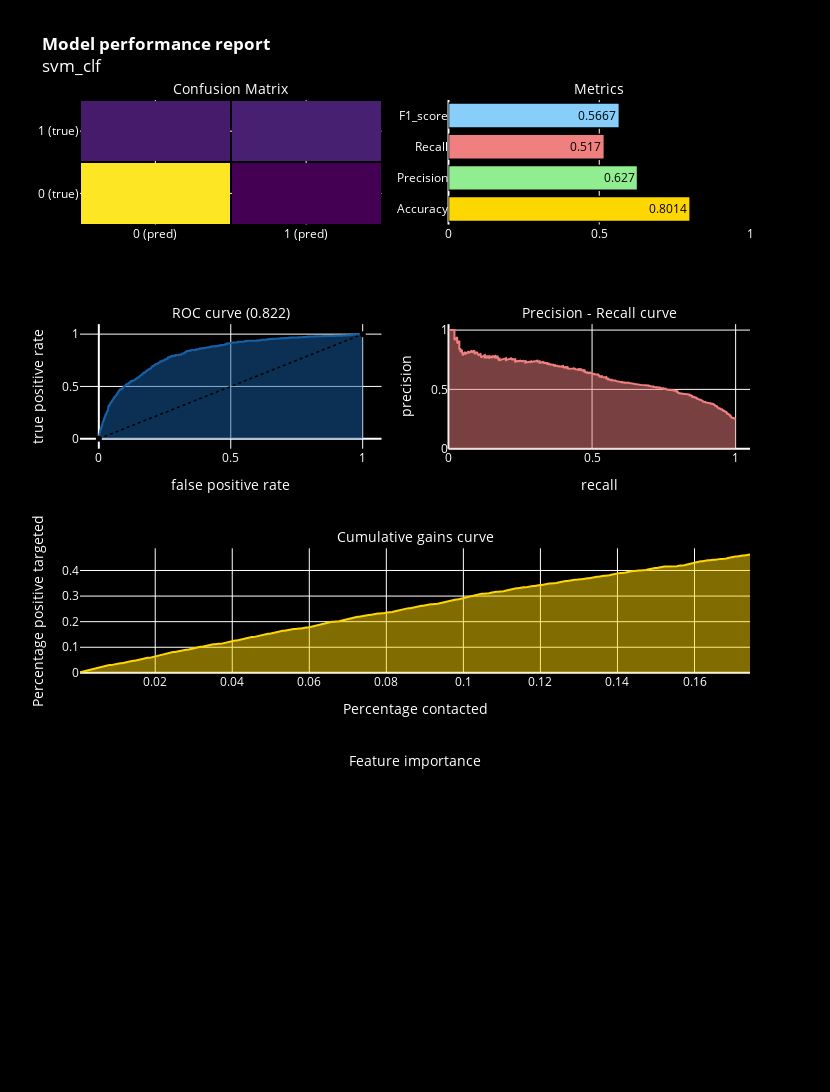

This figure's notebook cell:
### Code cell
from sklearn.svm import SVC
svm_clf = SVC(kernel='linear', probability = True)
svm_clf.fit(X_train, y_train)
y_pred = svm_clf.predict(X_test)
y_score = svm_clf.predict_proba(X_test)[:,1]

model_performance('svm_clf')

### Figure 1 — Plotly figure (JSON) as saved in the notebook; plotly's stock layout.template omitted (floating-point values rounded to 4 significant figures; data arrays with more than 128 entries replaced by an {"elided": "..."} marker saying what was removed)
{"data": [{"z": [[1417, 163], [256, 274]], "showscale": false, "colorscale": [[0, "#440154"], [0.1111, "#482878"], [0.2222, "#3e4989"], [0.3333, "#31688e"], [0.4444, "#26828e"], [0.5556, "#1f9e89"], [0.6667, "#35b779"], [0.7778, "#6ece58"], [0.8889, "#b5de2b"], [1, "#fde725"]], "yaxis": "y", "xgap": 2, "xaxis": "x", "y": ["0 (true)", "1 (true)"], "x": ["0 (pred)", "1 (pred)"], "ygap": 2, "type": "heatmap"}, {"opacity": 1, "textposition": "auto", "textfont": {"color": "black"}, "orientation": "h", "yaxis": "y2", "text": [0.8014, 0.627, 0.517, 0.5667], "y": ["Accuracy", "Precision", "Recall", "F1_score"], "xaxis": "x2", "marker": {"color": ["gold", "lightgreen", "lightcoral", "lightskyblue"], "line": {"color": "#000000", "width": 1.5}}, "x": [0.8014, 0.627, 0.517, 0.5667], "type": "bar"}, {"name": "Roc : 0.822", "yaxis": "y3", "xaxis": "x3", "y": {"elided": "613 float values"}, "x": {"elided": "613 float values"}, "line": {"color": "rgb(22, 96, 167)", "width": 2}, "type": "scatter", "fill": "tozeroy"}, {"yaxis": "y3", "xaxis": "x3", "y": [0, 1], "x": [0, 1], "line": {"color": "black", "dash": "dot", "width": 1.5}, "type": "scatter"}, {"name": "Precision[0.25322504 0.25286807 0.252989   ... 1.         1.         1.        ]", "yaxis": "y4", "xaxis": "x4", "y": {"elided": "2079 float values"}, "x": {"elided": "2079 float values"}, "line": {"color": "lightcoral", "width": 2}, "type": "scatter", "fill": "tozeroy"}, {"yaxis": "y5", "xaxis": "x5", "y": {"elided": "2110 float values"}, "x": {"elided": "368 float values"}, "line": {"color": "gold", "width": 2}, "type": "scatter", "fill": "tozeroy"}], "layout": {"paper_bgcolor": "black", "height": 1500, "yaxis2": {"color": "white", "domain": [0.8438, 1], "anchor": "x2"}, "yaxis3": {"color": "white", "domain": [0.5625, 0.7188], "anchor": "x3", "title": {"text": "true positive rate"}}, "yaxis4": {"color": "white", "range": [0, 1.05], "domain": [0.5625, 0.7188], "anchor": "x4", "title": {"text": "precision"}}, "yaxis5": {"color": "white", "domain": [0.2812, 0.4375], "anchor": "x5", "title": {"text": "Percentage positive targeted"}}, "yaxis6": {"color": "white", "domain": [0, 0.1562], "anchor": "x6"}, "font": {"color": "white"}, "autosize": false, "title": {"text": "<b>Model performance report</b><br>svm_clf"}, "plot_bgcolor": "black", "width": 830, "xaxis": {"color": "white", "domain": [0, 0.45], "anchor": "y"}, "annotations": [{"yanchor": "bottom", "xref": "paper", "xanchor": "center", "yref": "paper", "text": "Confusion Matrix", "y": 1, "x": 0.225, "font": {"color": "white", "size": 14}, "showarrow": false}, {"yanchor": "bottom", "xref": "paper", "xanchor": "center", "yref": "paper", "text": "Metrics", "y": 1, "x": 0.775, "font": {"color": "white", "size": 14}, "showarrow": false}, {"yanchor": "bottom", "xref": "paper", "xanchor": "center", "yref": "paper", "text": "ROC curve (0.822)", "y": 0.7188, "x": 0.225, "font": {"color": "white", "size": 14}, "showarrow": false}, {"yanchor": "bottom", "xref": "paper", "xanchor": "center", "yref": "paper", "text": "Precision - Recall curve", "y": 0.7188, "x": 0.775, "font": {"color": "white", "size": 14}, "showarrow": false}, {"yanchor": "bottom", "xref": "paper", "xanchor": "center", "yref": "paper", "text": "Cumulative gains curve", "y": 0.4375, "x": 0.5, "font": {"color": "white", "size": 14}, "showarrow": false}, {"yanchor": "bottom", "xref": "paper", "xanchor": "center", "yref": "paper", "text": "Feature importance", "y": 0.1562, "x": 0.5, "font": {"color": "white", "size": 14}, "showarrow": false}], "showlegend": false, "yaxis": {"color": "white", "domain": [0.8438, 1], "anchor": "x"}, "xaxis6": {"color": "white", "domain": [0, 1], "anchor": "y6"}, "xaxis5": {"color": "white", "domain": [0, 1], "anchor": "y5", "title": {"text": "Percentage contacted"}}, "xaxis4": {"color": "white", "range": [0, 1.05], "domain": [0.55, 1], "anchor": "y4", "title": {"text": "recall"}}, "xaxis3": {"color": "white", "domain": [0, 0.45], "anchor": "y3", "title": {"text": "false positive rate"}}, "xaxis2": {"color": "white", "range": [0, 1], "domain": [0.55, 1], "anchor": "y2"}, "margin": {"b": 195}}}
